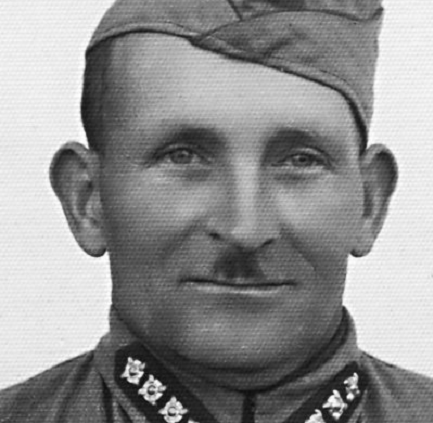
#> input picture soldier.png, 433 x 423 px
$ python zad1.py
#> lines starting #> are read from the running program, lines starting #| are printed output that depends on the picture
import cv2
import numpy as np
import matplotlib.pyplot as plt
from skimage import data, color
from scipy.fft import fft2, ifft2, fftshift, ifftshift


def apply_filter(image, filter_func, strength=1.0):
    f_image = fft2(image)
    f_shifted = fftshift(f_image)

    mask = filter_func(f_shifted.shape, strength)

    f_filtered = f_shifted * mask

    f_ishifted = ifftshift(f_filtered)
    img_back = ifft2(f_ishifted)
    img_filtered = np.abs(img_back)

    return img_filtered


def low_pass_filter(shape, strength):
    rows, cols = shape
    crow, ccol = rows // 2, cols // 2
    mask = np.zeros((rows, cols), np.float32)
    d = min(crow, ccol) / strength
    center_square = np.array((crow - d, crow + d, ccol - d, ccol + d), dtype=int)
    mask[center_square[0]:center_square[1], center_square[2]:center_square[3]] = 1
    return mask


def high_pass_filter(shape, strength):
    return 1 - low_pass_filter(shape, strength)


def sharpening_filter(shape, strength):
    lp = low_pass_filter(shape, strength)
    hp = 1 - lp
    return 2 + hp


image = color.rgb2gray(cv2.imread("soldier.png"))
#> image: shape (423, 433) float64; min 0.0471, max 0.996, mean 0.568

low_pass_strength = 30
high_pass_strength = 30
sharpening_strength = 30

img_low_passed = apply_filter(image, low_pass_filter, low_pass_strength)
#> in apply_filter, `img_filtered = np.abs(img_back)`:
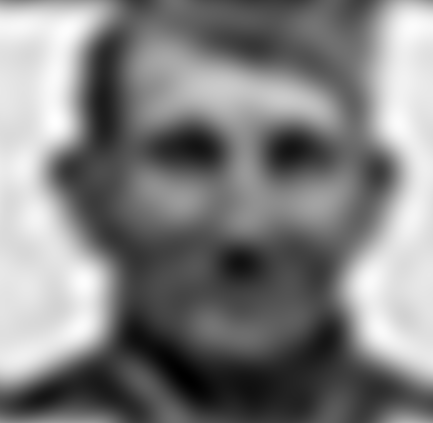
#> img_filtered: shape (423, 433) float64; min 0.112, max 1.02, mean 0.569; drawn with min black and max white

img_high_passed = apply_filter(image, high_pass_filter, high_pass_strength)
#> call 2 of apply_filter, with strength = 30
#> in apply_filter (call 2), `img_filtered = np.abs(img_back)`:
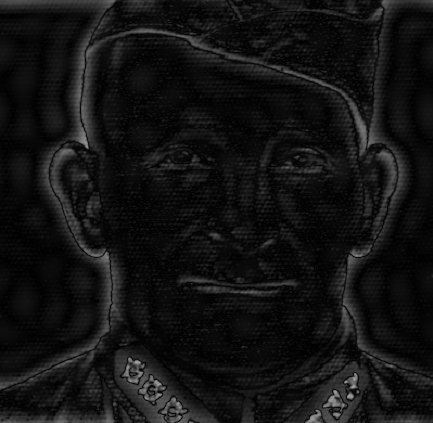
#> img_filtered: shape (423, 433) float64; min 0.000177, max 0.65, mean 0.0757

img_sharpened = apply_filter(image, sharpening_filter, sharpening_strength)
#> call 3 of apply_filter, with strength = 30
#> in apply_filter (call 3), `img_filtered = np.abs(img_back)`:
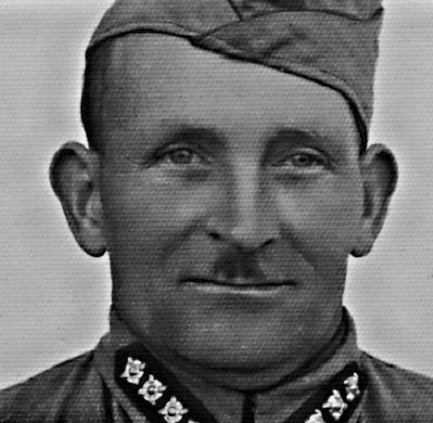
#> img_filtered: shape (423, 433) float64; min 0.00185, max 2.62, mean 1.14; drawn with min black and max white

fig, axs = plt.subplots(2, 2, figsize=(12, 12))
axs[0, 0].imshow(image, cmap='gray')
axs[0, 0].title.set_text('Original Image')
axs[0, 0].axis('off')
axs[0, 1].imshow(img_low_passed, cmap='gray')
axs[0, 1].title.set_text('Low Pass Filtered Image')
axs[0, 1].axis('off')
axs[1, 0].imshow(img_high_passed, cmap='gray')
axs[1, 0].title.set_text('High Pass Filtered Image')
axs[1, 0].axis('off')
axs[1, 1].imshow(img_sharpened, cmap='gray')
axs[1, 1].title.set_text('Sharpened Image')
axs[1, 1].axis('off')

plt.tight_layout()
plt.show()
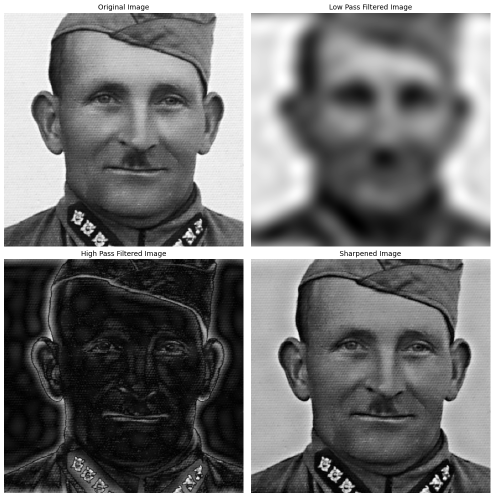
#> figure drawn by matplotlib, 4 panels
